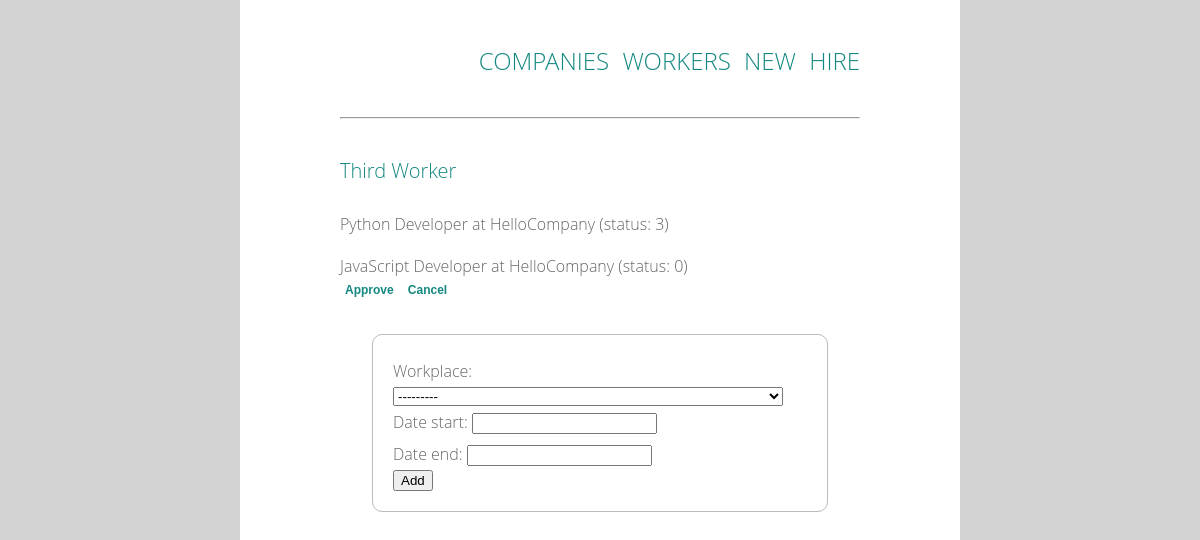
Page /workers/3/ on the committed database.
### work/models.py (models this page shows, shortened)
class Worker(models.Model):
    first_name = models.CharField(max_length=20)
    last_name = models.CharField(max_length=20)

class WorkPlace(models.Model):
    work = models.ForeignKey(
        Work, related_name='workplaces', on_delete=models.CASCADE)
    worker = models.ForeignKey(
        Worker, related_name='workplaces', on_delete=models.CASCADE)
    NEW = 0
    APPROVED = 1
    CANCELLED = 2
    FINISHED = 3
    STATUS_CHOICES = (
        (NEW, 'New'),
        (APPROVED, 'Approved'),
        (CANCELLED, 'Cancelled'),
        (FINISHED, 'Finished'),
    )
    status = models.IntegerField(choices=STATUS_CHOICES, default=NEW)
    def __str__(self):
        return (
            f'workplace {self.work.name} at {self.work.company.name} company')
    class Meta:
        unique_together = ['work', 'worker']

class Work(models.Model):
    company = models.ForeignKey(
        Company, related_name='works', on_delete=models.CASCADE)
    name = models.CharField(max_length=50)
    created_date = models.DateTimeField(default=timezone.now)
    class Meta:
        unique_together = ['company', 'name']

class Company(models.Model):
    name = models.CharField(max_length=50)

### work/views.py (the view, shortened to what this page needs)
class WorkerDetail(View):
    def get(self, request, *args, **kwargs):
        view = WorkerDisplay.as_view()
        return view(request, *args, **kwargs)

### work/forms.py
class CreateWorkTime(forms.ModelForm):
    class Meta:
        model = WorkTime
        fields = ('workplace', 'date_start', 'date_end')

### work/views.py (called while the page is built)
    def get_context_data(self, **kwargs):
        context = super().get_context_data(**kwargs)
        context['workplaces'] = self.get_object().workplaces.all()
        context['form'] = CreateWorkTime()
        return context

### work/templates/work/worker_detail.html (shortened to what this page needs)
{% extends 'work/base.html' %}
{% block content %}
    <h1 class='company'>{{ worker.first_name }} {{ worker.last_name }}</h1>
    {% if workplaces %}
        <ul>
        {% for wp in workplaces %}
            <div class='work'>
                <li>{{ wp.work.name }} at {{ wp.work.company.name }} (status: {{ wp.status }})
                    {% if not wp.status %}
                        <form action="{% url 'work:update_wp' wp.id %}" method="post">
                            <input type="submit" class='status' value="Approve" name='approve_btn'/>
                            <input type="submit" class='status' value="Cancel" name='cancel_btn'/>
                        </form>
                    {% endif %}
                </li>
            </div>
        {% endfor %}
        </ul>
        <form method="post" class='adding_form'>
            {{ form.as_p }}
            <input type="submit" value="Add" />
        </form>
    {% else %}
        <p class='work'>Not working now.</p>
    {% endif %}
{% endblock %}

### work/static/work/style.css (style rules this page uses)
html, body, div, span, applet, object, iframe, h1, h2, h3, h4, h5, h6, p, blockquote, pre, a, abbr, acronym, address, big, cite, code, del, dfn, em, img, ins, kbd, q, s, samp, small, strike, strong, sub, sup, tt, var, b, u, i, center, dl, dt, dd, ol, ul, li, fieldset, form, label, legend, table, caption, tbody, tfoot, thead, tr, th, td, article, aside, canvas, details, embed, figure, figcaption, footer, header, hgroup, menu, nav, output, ruby, section, summary, time, mark, audio, video { margin: 0; padding: 0; border: 0; font-size: 100%; font: inherit; vertical-align: baseline; }
body { line-height: 1; }
ol, ul { list-style: none; }
body { font: 300 16px/22px "Open Sans", "Helvetica Neue", Helvetica, Arial, sans-serif; }
.company { color: #148880; font-size: 20px; line-height: 44px; }
.work, .adding_form { color: #666; }
body { background-color: #d3d3d3; }
html, body { height: 100%; }
.work { margin-top: 20px; }
.adding_form { box-sizing: border-box; padding: 20px; margin: 32px; border: solid 1px #bbb; border-radius: 10px; line-height: 32px; }
.status { border: none; padding: 5px; margin: 0; font-size: 12px; font-weight: 600; color:#148880; background-color: transparent; }

### rows in the picture
Worker: first_name "Third", last_name "Worker"
WorkPlace: work.name "Python Developer", work.company.name "HelloCompany", status "3"
WorkPlace: work.name "JavaScript Developer", work.company.name "HelloCompany", status "0"
